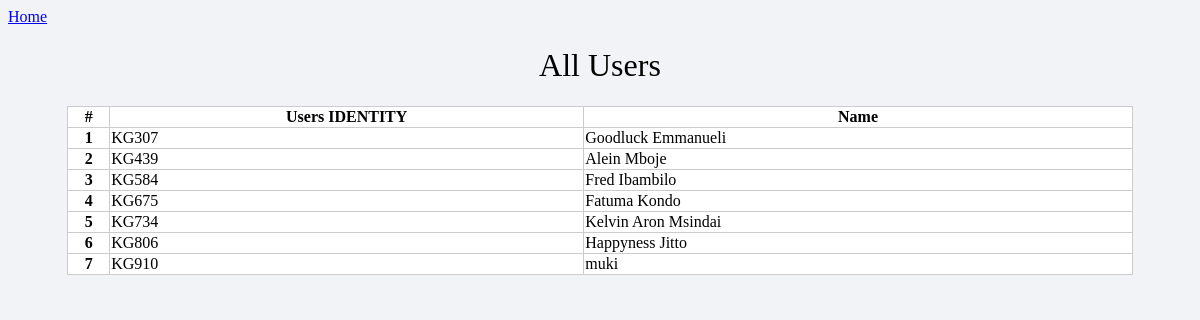
The app's page /index2.php with its own data.
### tables this page shows
CREATE TABLE `users` (
  `user_id` varchar(100) NOT NULL,
  `name` varchar(100) NOT NULL
);

### index2.php (the view, shortened to what this page needs)
<!DOCTYPE html>
<html lang="en">
<head>
</head>
<body>
        <a href="index.php">Home</a>
        <h1>All Users</h1>
        <table class="table table-bordered">
        <thead>
            <tr>
            <th scope="col">#</th>
            <th scope="col">Users IDENTITY</th>
            <th scope="col">Name</th>
            </tr>
        </thead>
        <tbody>
            <tr>
        <?php
        include "config.php";
        $query = mysqli_query($db, "SELECT * FROM users ORDER BY user_id ASC");
        $cnt = 1;
        while($row = mysqli_fetch_array($query)) {
        ?>
      <th scope="row"><?php echo $cnt; ?></th>
      <td><?php echo $row['user_id']; ?></td>
      <td><?php echo $row['name']; ?></td>
    </tr>
        <?php
            $cnt = $cnt+1; }
        ?>
  </tbody>
        </table>
</body>
</html>

### index2.php (style rules this page uses)
body { background-color: #f2f3f7; }
table { background-color: #fff; width: 90%; margin: 0 5% 0 5%; border-collapse: collapse; }
table,th,td { border: 1px solid #ccc; }
h1 { text-align: center; font-weight: 100; }

### records on screen
users: user_id "KG307", name "Goodluck Emmanueli"
users: user_id "KG439", name "Alein Mboje"
users: user_id "KG584", name "Fred Ibambilo"
users: user_id "KG675", name "Fatuma Kondo"
users: user_id "KG734", name "Kelvin Aron Msindai"
users: user_id "KG806", name "Happyness Jitto"
users: user_id "KG910", name "muki"
